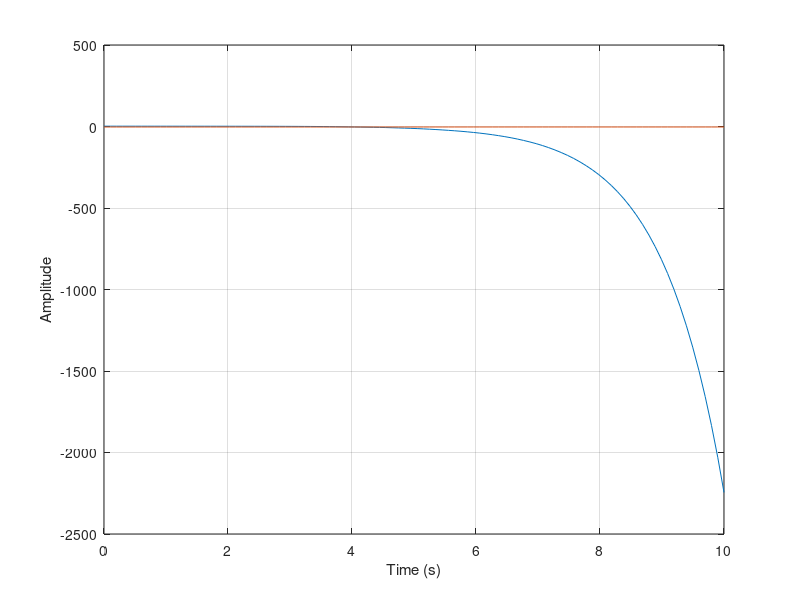

This figure's MATLAB source:
function backstepping()
to=0; % start time
tf=10; % end time
t=linspace(to,tf,100);
xo(1)=2; % initial condition
xo(2)=-3;
[t,x] = ode45(@(t,x)nonlinear(t,x),t,xo);
plot(t,x)
xlabel('Time (s)')
ylabel('Amplitude')
grid
function [xdot] = nonlinear(t,x)
% nonlinear model to integrate with ODE45
% parameters
a=1; % parameter nominal value
% aU=-1+4*rand; % -1<a<3 Uncertainties in parameter
%k=1;
% backstepping control
%u=(-2-a*cos(x(1)))*(x(1)+a*sin(x(1))+x(2))-x(1)-k*(x(2)+2*x(1)+a*sin(x(1)));
u=0; % no control action
xdot=[x(1)+a*sin(x(1))+x(2); % ideal system
%xdot=[x(1)+aU*sin(x(1))+x(2); % system with uncertainty aU
u];
endfunction
endfunction